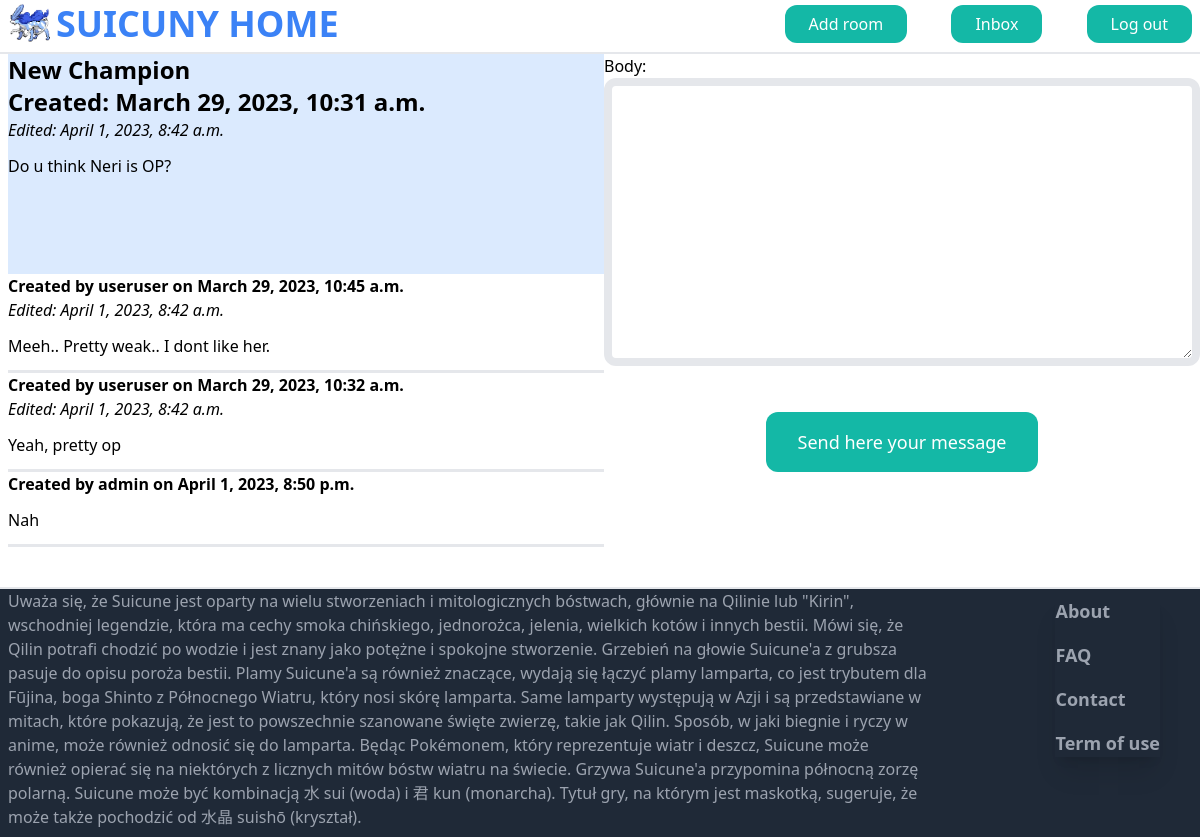
Screenshot of /room/1/ (signed in) with the database file from the repository.
### core/models.py (models this page shows, shortened)
class Room(models.Model):
    host = models.ForeignKey(User, on_delete=models.CASCADE)
    topic = models.ForeignKey(Topic, on_delete=models.CASCADE)
    name = models.CharField(max_length=20)
    description = models.TextField(blank=True, null=True)
    updated = models.DateTimeField(auto_now=True)
    created = models.DateTimeField(auto_now_add=True)
    class Meta:
        ordering = ['-updated', '-created']

class Message(models.Model):
    host = models.ForeignKey(User, on_delete=models.CASCADE)
    room = models.ForeignKey(Room, on_delete=models.CASCADE)
    body = models.TextField()
    updated = models.DateTimeField(auto_now=True)
    created = models.DateTimeField(auto_now_add=True)
    class Meta:
        ordering = ['updated', 'created']

### core/views.py (the view)
# urls.py: path('room/<int:pk>/', views.room, name='room'),
@login_required
def room(request, pk):
    room = get_object_or_404(Room, pk=pk)
    messages = Message.objects.filter(room=room)
    if request.method == "POST":
        form = AddMessageForm(request.POST)
        if form.is_valid():
            msg = form.save(commit=False)
            msg.room = room
            msg.host = request.user #Musi być zrobione w ten sposób
            msg.save()
            auth_messages.success(request, 'Message created successfully!')
            return redirect('core:room', pk=pk)
    else:
        form = AddMessageForm()
    context = {'room': room, 'messages': messages, 'form': form}
    return render(request, 'core/room.html', context)

### core/forms.py
class AddMessageForm(forms.ModelForm):
    class Meta:
        model = Message
        fields = ('body',)
        widgets = {
            'body': forms.Textarea(attrs={
                'class': CLS2
            }),
        }

### core/templates/core/room.html (shortened to what this page needs)
{% extends 'base.html' %}
{% block content %}
<footer class="flex justify-between list-none">
    <div class="w-1/2"
        <ul>
            <form method="post" action="{% url 'core:room' room.id %}" class="bg-blue-100 pb-12">
                <a href="{% url 'core:room' room.id %}">
                    <div class="bg-blue-100 {% if request.user != room.host %} pb-12 {% endif %}">
                        <li class="font-bold text-2xl">{{room.name}}</li>
                        <li class="font-semibold text-2xl">Created: {{room.created}}</li>
                        {% if room.created != room.updated %}
                            <li class="mb-3 italic">Edited: {{room.updated}}</li>
                        {% endif %}
                        {% if room.description %}
                            <li class="">{{room.description}}</li>
                        {% endif %}
                    </div>
                </a>
            </form>
            {% for message in messages %}
                {% if message.room.id == room.id %}
                    <a href="{% url 'core:mess' message.id %}">
                        <li class="{% if message.created == message.updated %} mb-3 {% endif %} font-semibold">Created by {{message.host}} on {{message.created}}</li>
                        {% if message.created != message.updated %}
                            <li class="mb-3 italic">Edited: {{message.updated}}</li>
                        {% endif %}
                        <li class="mb-3">{{message.body}}</li>
                    </a>
                    <hr>
                    <hr>
                    <hr>
                {% endif %}
            {% endfor %}
    </div>
    <div class="w-1/2 ">
        <ul>
            {% if request.user.is_authenticated %}
                <form method="post" action="{% url 'core:room' room.id %}">
                    <div class="space-y-4">
                        {{form.as_p}}
                    </div>
                {% endif %}
                    <div class="flex justify-center">
                        <button class="mt-10 py-4 px-8 text-lg bg-teal-500 hover:bg-teal-600 rounded-xl text-white">
                            Send here your message
                        </button>
                    </div>
                </form>
        </ul>
    </div>
</footer>
{% endblock content %}

### rows the page displays
Room: name "New Champion", created "March 29, 2023, 10:31 a.m.", updated "April 1, 2023, 8:42 a.m.", description "Do u think Neri is OP?"
Message: host "useruser", created "March 29, 2023, 10:45 a.m.", updated "April 1, 2023, 8:42 a.m.", body "Meeh.. Pretty weak.. I dont like her."
Message: host "useruser", created "March 29, 2023, 10:32 a.m.", updated "April 1, 2023, 8:42 a.m.", body "Yeah, pretty op"
Message: host "admin", created "April 1, 2023, 8:50 p.m.", body "Nah"
